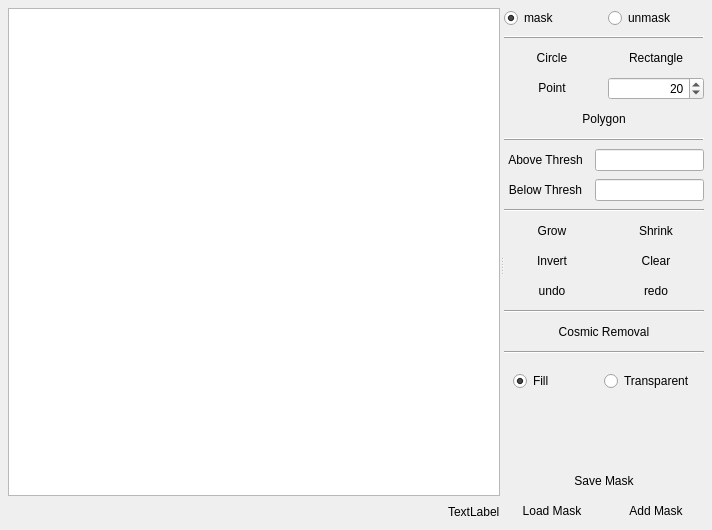
<?xml version="1.0" encoding="UTF-8"?>
<ui version="4.0">
 <class>xrs_mask_widget</class>
 <widget class="QWidget" name="xrs_mask_widget">
  <property name="geometry">
   <rect>
    <x>0</x>
    <y>0</y>
    <width>712</width>
    <height>530</height>
   </rect>
  </property>
  <property name="windowTitle">
   <string>XRS - Suite Mask creation</string>
  </property>
  <property name="styleSheet">
   <string notr="true"/>
  </property>
  <layout class="QHBoxLayout" name="horizontalLayout_2">
   <property name="spacing">
    <number>0</number>
   </property>
   <property name="margin">
    <number>8</number>
   </property>
   <item>
    <widget class="QSplitter" name="splitter">
     <property name="orientation">
      <enum>Qt::Horizontal</enum>
     </property>
     <widget class="QWidget" name="layoutWidget">
      <layout class="QVBoxLayout" name="verticalLayout">
       <item>
        <widget class="GraphicsLayoutWidget" name="img_pg_layout"/>
       </item>
       <item>
        <layout class="QHBoxLayout" name="horizontalLayout">
         <item>
          <spacer name="horizontalSpacer">
           <property name="orientation">
            <enum>Qt::Horizontal</enum>
           </property>
           <property name="sizeHint" stdset="0">
            <size>
             <width>118</width>
             <height>20</height>
            </size>
           </property>
          </spacer>
         </item>
         <item>
          <widget class="QLabel" name="pos_lbl">
           <property name="text">
            <string>TextLabel</string>
           </property>
          </widget>
         </item>
        </layout>
       </item>
      </layout>
     </widget>
     <widget class="QWidget" name="widget" native="true">
      <property name="maximumSize">
       <size>
        <width>200</width>
        <height>16777215</height>
       </size>
      </property>
      <layout class="QVBoxLayout" name="verticalLayout_2">
       <property name="spacing">
        <number>8</number>
       </property>
       <property name="margin">
        <number>0</number>
       </property>
       <item>
        <layout class="QHBoxLayout" name="horizontalLayout_3">
         <item>
          <widget class="QRadioButton" name="mask_rb">
           <property name="text">
            <string>mask</string>
           </property>
           <property name="checked">
            <bool>true</bool>
           </property>
          </widget>
         </item>
         <item>
          <widget class="QRadioButton" name="unmask_rb">
           <property name="text">
            <string>unmask</string>
           </property>
           <property name="checked">
            <bool>false</bool>
           </property>
          </widget>
         </item>
        </layout>
       </item>
       <item>
        <widget class="Line" name="line_2">
         <property name="frameShadow">
          <enum>QFrame::Raised</enum>
         </property>
         <property name="orientation">
          <enum>Qt::Horizontal</enum>
         </property>
        </widget>
       </item>
       <item>
        <layout class="QGridLayout" name="gridLayout">
         <property name="spacing">
          <number>8</number>
         </property>
         <item row="0" column="0">
          <widget class="QPushButton" name="circle_btn">
           <property name="text">
            <string>Circle</string>
           </property>
           <property name="checkable">
            <bool>true</bool>
           </property>
           <property name="checked">
            <bool>false</bool>
           </property>
           <property name="flat">
            <bool>true</bool>
           </property>
          </widget>
         </item>
         <item row="0" column="1">
          <widget class="QPushButton" name="rectangle_btn">
           <property name="text">
            <string>Rectangle</string>
           </property>
           <property name="checkable">
            <bool>true</bool>
           </property>
           <property name="flat">
            <bool>true</bool>
           </property>
          </widget>
         </item>
         <item row="1" column="0">
          <widget class="QPushButton" name="point_btn">
           <property name="text">
            <string>Point</string>
           </property>
           <property name="checkable">
            <bool>true</bool>
           </property>
           <property name="flat">
            <bool>true</bool>
           </property>
          </widget>
         </item>
         <item row="1" column="1">
          <widget class="QSpinBox" name="point_size_sb">
           <property name="alignment">
            <set>Qt::AlignRight|Qt::AlignTrailing|Qt::AlignVCenter</set>
           </property>
           <property name="maximum">
            <number>4000</number>
           </property>
           <property name="value">
            <number>20</number>
           </property>
          </widget>
         </item>
         <item row="2" column="0" colspan="2">
          <widget class="QPushButton" name="polygon_btn">
           <property name="text">
            <string>Polygon</string>
           </property>
           <property name="checkable">
            <bool>true</bool>
           </property>
           <property name="flat">
            <bool>true</bool>
           </property>
          </widget>
         </item>
        </layout>
       </item>
       <item>
        <widget class="Line" name="line">
         <property name="frameShadow">
          <enum>QFrame::Raised</enum>
         </property>
         <property name="orientation">
          <enum>Qt::Horizontal</enum>
         </property>
        </widget>
       </item>
       <item>
        <layout class="QGridLayout" name="gridLayout_2">
         <property name="spacing">
          <number>8</number>
         </property>
         <item row="1" column="1">
          <widget class="QLineEdit" name="below_thresh_txt">
           <property name="alignment">
            <set>Qt::AlignRight|Qt::AlignTrailing|Qt::AlignVCenter</set>
           </property>
          </widget>
         </item>
         <item row="1" column="0">
          <widget class="QPushButton" name="below_thresh_btn">
           <property name="text">
            <string>Below Thresh</string>
           </property>
           <property name="flat">
            <bool>true</bool>
           </property>
          </widget>
         </item>
         <item row="0" column="1">
          <widget class="QLineEdit" name="above_thresh_txt">
           <property name="alignment">
            <set>Qt::AlignRight|Qt::AlignTrailing|Qt::AlignVCenter</set>
           </property>
          </widget>
         </item>
         <item row="0" column="0">
          <widget class="QPushButton" name="above_thresh_btn">
           <property name="text">
            <string>Above Thresh</string>
           </property>
           <property name="flat">
            <bool>true</bool>
           </property>
          </widget>
         </item>
        </layout>
       </item>
       <item>
        <widget class="Line" name="line_5">
         <property name="orientation">
          <enum>Qt::Horizontal</enum>
         </property>
        </widget>
       </item>
       <item>
        <layout class="QGridLayout" name="gridLayout_4">
         <property name="spacing">
          <number>8</number>
         </property>
         <item row="2" column="0">
          <widget class="QPushButton" name="undo_btn">
           <property name="text">
            <string>undo</string>
           </property>
           <property name="flat">
            <bool>true</bool>
           </property>
          </widget>
         </item>
         <item row="1" column="1">
          <widget class="QPushButton" name="clear_mask_btn">
           <property name="text">
            <string>Clear</string>
           </property>
           <property name="flat">
            <bool>true</bool>
           </property>
          </widget>
         </item>
         <item row="1" column="0">
          <widget class="QPushButton" name="invert_mask_btn">
           <property name="text">
            <string>Invert</string>
           </property>
           <property name="flat">
            <bool>true</bool>
           </property>
          </widget>
         </item>
         <item row="2" column="1">
          <widget class="QPushButton" name="redo_btn">
           <property name="text">
            <string>redo</string>
           </property>
           <property name="flat">
            <bool>true</bool>
           </property>
          </widget>
         </item>
         <item row="0" column="0">
          <widget class="QPushButton" name="grow_btn">
           <property name="text">
            <string>Grow</string>
           </property>
           <property name="flat">
            <bool>true</bool>
           </property>
          </widget>
         </item>
         <item row="0" column="1">
          <widget class="QPushButton" name="shrink_btn">
           <property name="text">
            <string>Shrink</string>
           </property>
           <property name="flat">
            <bool>true</bool>
           </property>
          </widget>
         </item>
        </layout>
       </item>
       <item>
        <widget class="Line" name="line_3">
         <property name="orientation">
          <enum>Qt::Horizontal</enum>
         </property>
        </widget>
       </item>
       <item>
        <widget class="QPushButton" name="cosmic_btn">
         <property name="text">
          <string>Cosmic Removal</string>
         </property>
         <property name="flat">
          <bool>true</bool>
         </property>
        </widget>
       </item>
       <item>
        <widget class="Line" name="line_4">
         <property name="orientation">
          <enum>Qt::Horizontal</enum>
         </property>
        </widget>
       </item>
       <item>
        <widget class="QWidget" name="widget" native="true">
         <layout class="QHBoxLayout" name="horizontalLayout_4">
          <item>
           <widget class="QRadioButton" name="fill_rb">
            <property name="text">
             <string>Fill</string>
            </property>
            <property name="checked">
             <bool>true</bool>
            </property>
           </widget>
          </item>
          <item>
           <widget class="QRadioButton" name="transparent_rb">
            <property name="text">
             <string>Transparent</string>
            </property>
           </widget>
          </item>
         </layout>
        </widget>
       </item>
       <item>
        <spacer name="verticalSpacer">
         <property name="orientation">
          <enum>Qt::Vertical</enum>
         </property>
         <property name="sizeHint" stdset="0">
          <size>
           <width>228</width>
           <height>224</height>
          </size>
         </property>
        </spacer>
       </item>
       <item>
        <layout class="QGridLayout" name="gridLayout_3">
         <property name="verticalSpacing">
          <number>8</number>
         </property>
         <item row="0" column="0" colspan="2">
          <widget class="QPushButton" name="save_mask_btn">
           <property name="text">
            <string>Save Mask</string>
           </property>
           <property name="flat">
            <bool>true</bool>
           </property>
          </widget>
         </item>
         <item row="1" column="0">
          <widget class="QPushButton" name="load_mask_btn">
           <property name="text">
            <string>Load Mask</string>
           </property>
           <property name="flat">
            <bool>true</bool>
           </property>
          </widget>
         </item>
         <item row="1" column="1">
          <widget class="QPushButton" name="add_mask_btn">
           <property name="text">
            <string>Add Mask</string>
           </property>
           <property name="flat">
            <bool>true</bool>
           </property>
          </widget>
         </item>
        </layout>
       </item>
      </layout>
      <zorder>widget</zorder>
      <zorder>line</zorder>
      <zorder>line_2</zorder>
      <zorder>line_3</zorder>
      <zorder>line_5</zorder>
      <zorder>cosmic_btn</zorder>
      <zorder>line_4</zorder>
     </widget>
    </widget>
   </item>
  </layout>
 </widget>
 <customwidgets>
  <customwidget>
   <class>GraphicsLayoutWidget</class>
   <extends>QGraphicsView</extends>
   <header>pyqtgraph</header>
  </customwidget>
 </customwidgets>
 <resources/>
 <connections/>
</ui>
